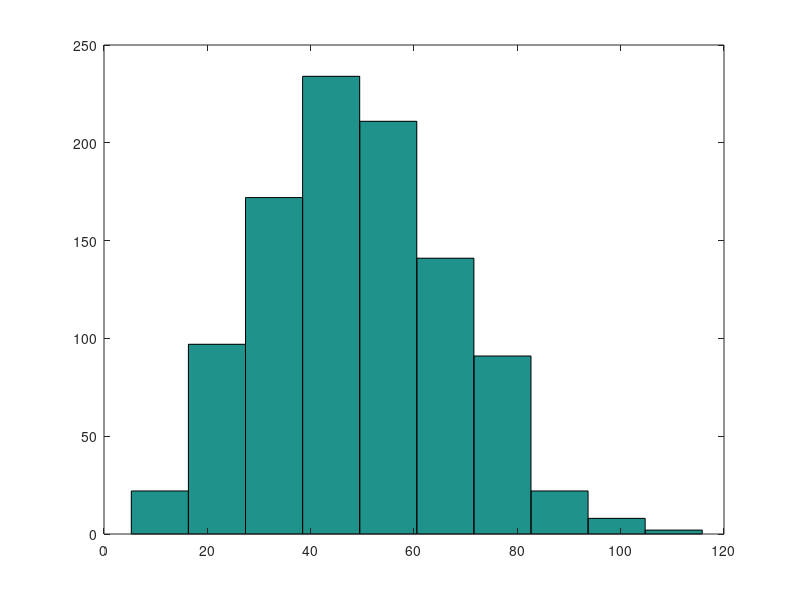

This chart was generated by the following MATLAB code:
male = [ 0
        8257
        6570
        1704
        1506
        1030
        1754
        2093
        2670
        2346
        1928
        1409
        1151
         817
         971
         698
         891
         635
         613
         895];
female = [0
    7211
        6411
        1593
        1133
        1337
        2477
        2819
        3024
        2081
        1553
        1162
         805
         534
         709
         547
         667
         483
         569
         877];
 all = [0
     15468
       12981
        3297
        2639
        2367
        4231
        4912
        5694
        4427
        3481
        2571
        1956
        1351
        1680
        1245
        1558
        1118
        1182
        1772];
    age = [0,1,5:5:85,100];
    
   %%
    fitted = wblrnd(55,3,1,1000);
    mean(fitted)
    hist(fitted)